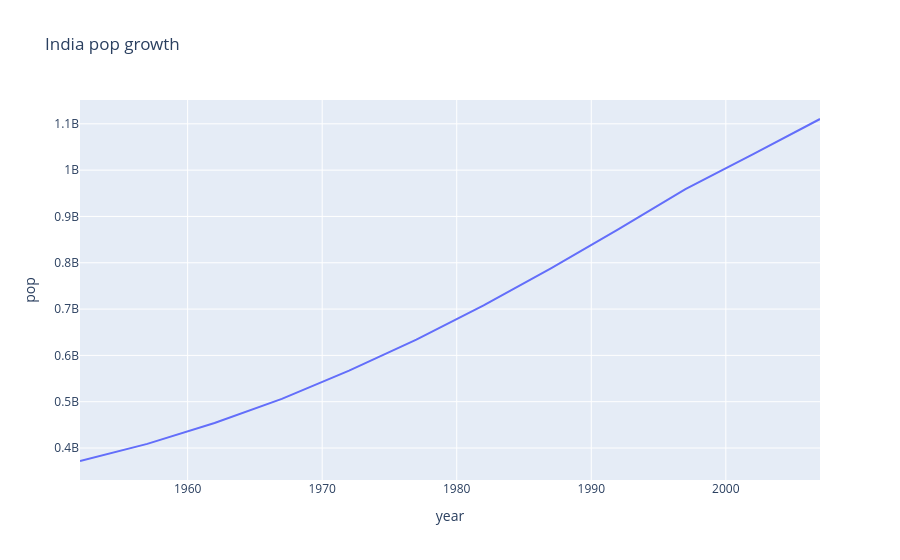

This figure's notebook cell:
### Markdown cell above
## 🔬 Deep Dive : Line & Bar charts

```python
temp_df = gap[gap['country'] == 'India']
px.line(temp_df, x=temp_df.index, y=temp_df.columns)      # all cols vs index
px.bar(temp_df, x=temp_df.index, y=temp_df.columns)       # grouped
px.bar(temp_df, x=..., y=..., text_auto=True)             # values on tops
px.bar(gap, x='continent', y='pop', color='continent', animation_frame='year')
```

- line: time series for one main column (pop over years)
- multiple countries isin → multi lines compare (color auto)
- bar: aggregations; text_auto → annotate values
- grouped of multiple countries via cols selection
- stacked: parameter barmode='stack' or title stacking
- animation_frame 'year' — animate chart through time!
- Dash-ready interactive controls
- pop composition comparisons
- px.bar vertical default; orientation='h' horizontal
- color= encodes category identity

### Code cell
# line plot
# plot india pop line plot
temp_df = gap[gap['country'] == 'India']

px.line(temp_df, x='year', y='pop',title='India pop growth')

### Figure 1 — Plotly figure (JSON) as saved in the notebook; plotly's stock layout.template omitted (floating-point values rounded to 4 significant figures)
{"data": [{"hovertemplate": "year=%{x}<br>pop=%{y}<extra></extra>", "legendgroup": "", "line": {"color": "#636efa", "dash": "solid"}, "marker": {"symbol": "circle"}, "mode": "lines", "name": "", "orientation": "v", "showlegend": false, "type": "scatter", "x": [1952, 1957, 1962, 1967, 1972, 1977, 1982, 1987, 1992, 1997, 2002, 2007], "xaxis": "x", "y": [372000000, 409000000, 454000000, 506000000, 567000000, 634000000, 708000000, 788000000, 872000000, 959000000, 1034172547, 1110396331], "yaxis": "y"}], "layout": {"legend": {"tracegroupgap": 0}, "title": {"text": "India pop growth"}, "xaxis": {"anchor": "y", "domain": [0, 1], "title": {"text": "year"}}, "yaxis": {"anchor": "x", "domain": [0, 1], "title": {"text": "pop"}}}}
